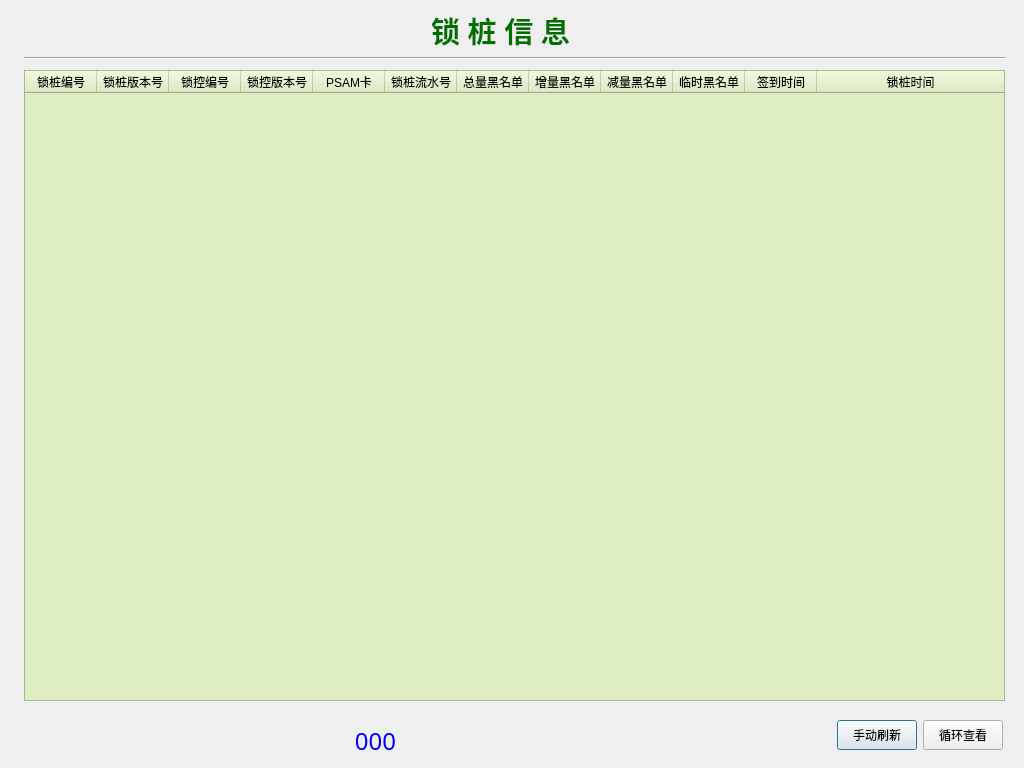
<?xml version="1.0" encoding="UTF-8"?>
<ui version="4.0">
 <class>SaeInfoClass</class>
 <widget class="QDialog" name="SaeInfoClass">
  <property name="geometry">
   <rect>
    <x>0</x>
    <y>0</y>
    <width>1024</width>
    <height>768</height>
   </rect>
  </property>
  <property name="windowTitle">
   <string>Dialog</string>
  </property>
  <widget class="Line" name="line">
   <property name="geometry">
    <rect>
     <x>24</x>
     <y>50</y>
     <width>981</width>
     <height>16</height>
    </rect>
   </property>
   <property name="orientation">
    <enum>Qt::Horizontal</enum>
   </property>
  </widget>
  <widget class="QLabel" name="label_25">
   <property name="geometry">
    <rect>
     <x>410</x>
     <y>10</y>
     <width>181</width>
     <height>41</height>
    </rect>
   </property>
   <property name="font">
    <font>
     <family>华文中宋</family>
     <pointsize>22</pointsize>
     <weight>75</weight>
     <bold>true</bold>
    </font>
   </property>
   <property name="styleSheet">
    <string notr="true">color: rgb(0, 112, 0);</string>
   </property>
   <property name="text">
    <string>锁 桩 信 息</string>
   </property>
   <property name="alignment">
    <set>Qt::AlignCenter</set>
   </property>
  </widget>
  <widget class="QLabel" name="label">
   <property name="geometry">
    <rect>
     <x>0</x>
     <y>0</y>
     <width>1024</width>
     <height>768</height>
    </rect>
   </property>
   <property name="text">
    <string/>
   </property>
   <property name="pixmap">
    <pixmap resource="../bicycle.qrc">:/image/function_background.png</pixmap>
   </property>
  </widget>
  <widget class="QTableWidget" name="tableWidget">
   <property name="enabled">
    <bool>true</bool>
   </property>
   <property name="geometry">
    <rect>
     <x>24</x>
     <y>70</y>
     <width>981</width>
     <height>631</height>
    </rect>
   </property>
   <property name="focusPolicy">
    <enum>Qt::NoFocus</enum>
   </property>
   <property name="styleSheet">
    <string notr="true">background-color: rgb(222, 237, 194);
</string>
   </property>
   <property name="autoScrollMargin">
    <number>16</number>
   </property>
   <attribute name="horizontalHeaderDefaultSectionSize">
    <number>72</number>
   </attribute>
   <attribute name="horizontalHeaderStretchLastSection">
    <bool>true</bool>
   </attribute>
   <attribute name="verticalHeaderDefaultSectionSize">
    <number>20</number>
   </attribute>
   <column>
    <property name="text">
     <string>锁桩编号</string>
    </property>
   </column>
   <column>
    <property name="text">
     <string>锁桩版本号</string>
    </property>
   </column>
   <column>
    <property name="text">
     <string>锁控编号</string>
    </property>
   </column>
   <column>
    <property name="text">
     <string>锁控版本号</string>
    </property>
   </column>
   <column>
    <property name="text">
     <string>PSAM卡</string>
    </property>
   </column>
   <column>
    <property name="text">
     <string>锁桩流水号</string>
    </property>
   </column>
   <column>
    <property name="text">
     <string>总量黑名单</string>
    </property>
   </column>
   <column>
    <property name="text">
     <string>增量黑名单</string>
    </property>
   </column>
   <column>
    <property name="text">
     <string>减量黑名单</string>
    </property>
   </column>
   <column>
    <property name="text">
     <string>临时黑名单</string>
    </property>
   </column>
   <column>
    <property name="text">
     <string>签到时间</string>
    </property>
   </column>
   <column>
    <property name="text">
     <string>锁桩时间</string>
    </property>
   </column>
  </widget>
  <widget class="QPushButton" name="pushButton_manualRefresh">
   <property name="geometry">
    <rect>
     <x>837</x>
     <y>720</y>
     <width>80</width>
     <height>30</height>
    </rect>
   </property>
   <property name="styleSheet">
    <string notr="true"/>
   </property>
   <property name="text">
    <string>手动刷新</string>
   </property>
  </widget>
  <widget class="QPushButton" name="pushButton_loopBrowse">
   <property name="geometry">
    <rect>
     <x>923</x>
     <y>720</y>
     <width>80</width>
     <height>30</height>
    </rect>
   </property>
   <property name="text">
    <string>循环查看</string>
   </property>
  </widget>
  <widget class="QLabel" name="label_saeInfoShow">
   <property name="geometry">
    <rect>
     <x>30</x>
     <y>720</y>
     <width>691</width>
     <height>41</height>
    </rect>
   </property>
   <property name="font">
    <font>
     <family>文泉驿正黑</family>
     <pointsize>18</pointsize>
     <weight>50</weight>
     <bold>false</bold>
    </font>
   </property>
   <property name="styleSheet">
    <string notr="true">color: rgb(0, 0, 255);</string>
   </property>
   <property name="text">
    <string>000</string>
   </property>
   <property name="alignment">
    <set>Qt::AlignCenter</set>
   </property>
  </widget>
  <zorder>label</zorder>
  <zorder>line</zorder>
  <zorder>label_25</zorder>
  <zorder>tableWidget</zorder>
  <zorder>pushButton_manualRefresh</zorder>
  <zorder>pushButton_loopBrowse</zorder>
  <zorder>label_saeInfoShow</zorder>
 </widget>
 <tabstops>
  <tabstop>pushButton_manualRefresh</tabstop>
  <tabstop>pushButton_loopBrowse</tabstop>
  <tabstop>tableWidget</tabstop>
 </tabstops>
 <resources>
  <include location="../bicycle.qrc"/>
 </resources>
 <connections/>
</ui>
